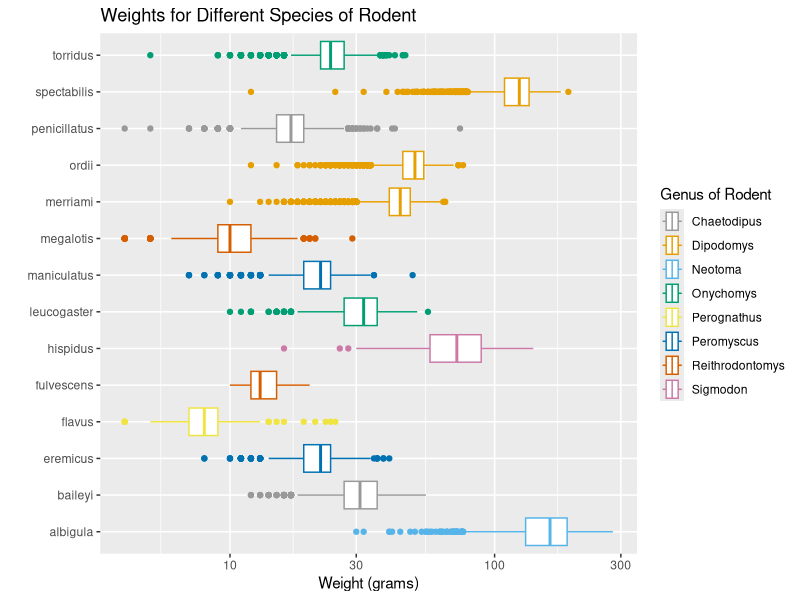
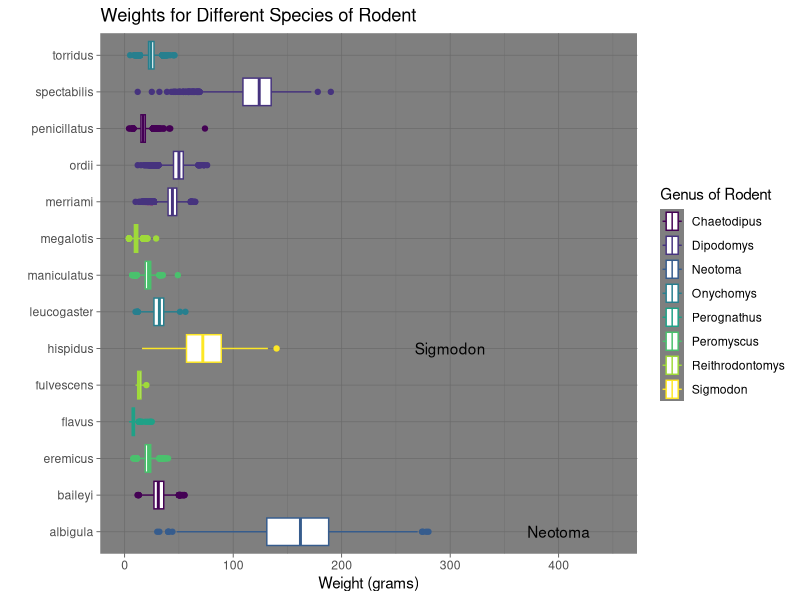

The R source for these figures, in order:
## ---- chunk 1
#| include: false

library(tidyverse)
library(here)
library(ggsci)

surveys <- read_csv(here("2_ggplot-import", "Lab", "surveys.csv"))

## ---- chunk 2
# A color deficient friendly palette with gray:
cdPalette_grey <- c("#999999", "#E69F00", "#56B4E9", "#009E73", "#F0E442", 
                    "#0072B2", "#D55E00", "#CC79A7")
# A color deficient friendly palette with black:
cdPalette_blk <- c("#000000", "#E69F00", "#56B4E9", "#009E73", "#F0E442", 
                   "#0072B2", "#D55E00", "#CC79A7")

ggplot(data = surveys, aes(x = weight, y = species, color = genus)) +
  geom_boxplot() +
  scale_color_manual(values = cdPalette_grey) +
  labs(title = "Weights for Different Species of Rodent",
       y = "", 
       x = "Weight (grams)", 
       color = "Genus of Rodent") + 
  scale_x_log10()
## ---- chunk 3
ggplot(data = surveys, aes(x = weight, y = species, color = genus)) +
  geom_boxplot() +
  labs(title = "Weights for Different Species of Rodent", 
       y = "",
       x = "Weight (grams)", 
       color = "Genus of Rodent")+
  scale_color_viridis_d() +
  annotate("text", y = 1, x = 400, label = "Neotoma") +
  annotate("text", y = 6, x = 300, label = "Sigmodon") + 
  xlim(0, 450) +
  theme_dark() 
  
